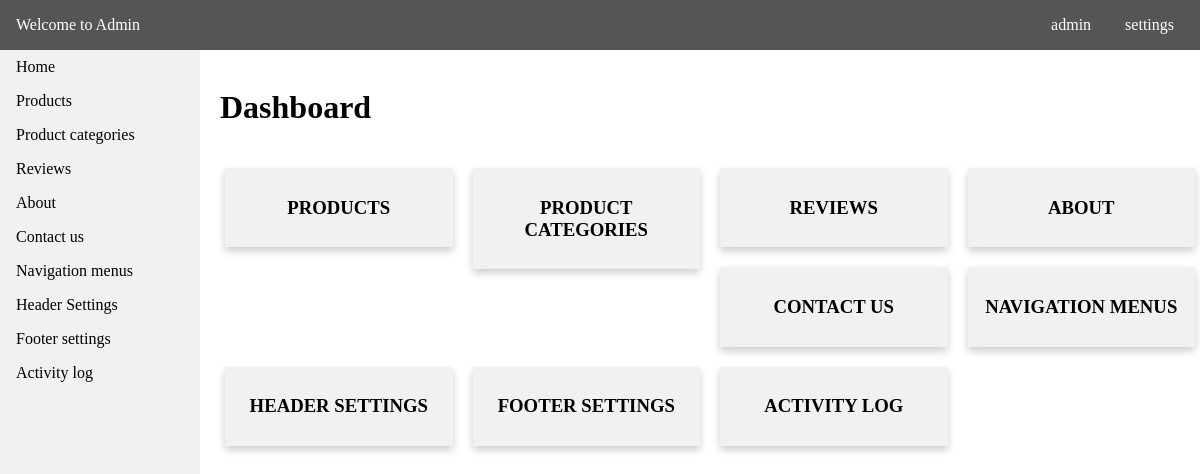
Page /admin/index.php on the earlier database version.
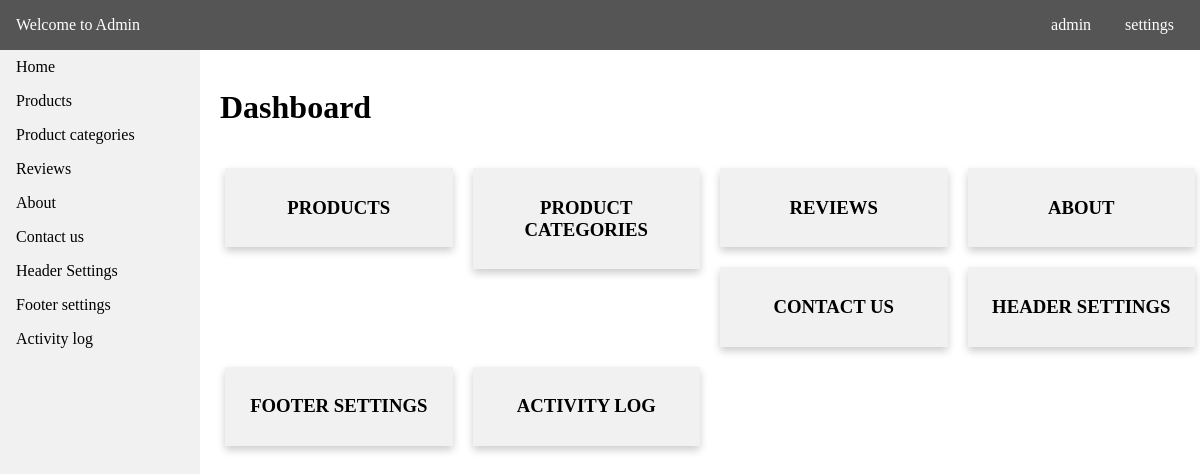
Same page on the later database version.
### tables this page shows
CREATE TABLE `tbl_menus` (
  `id` int(11) NOT NULL,
  `menu_name` varchar(255) NOT NULL,
  `menu_link` varchar(255) NOT NULL,
  `date_created` datetime NOT NULL DEFAULT CURRENT_TIMESTAMP
);

### api/dbh.php (called while the page is built, shortened)
<?php
class dbh {
    public function __construct() {
        $this->servername = HOST;
        $this->username = USER;
        $this->password = PASS;
        $this->dbname = DBNAME;
        $this->conn = mysqli_connect($this->servername,$this->username,$this->password,$this->dbname);
    }
}
?>

### config.php (called while the page is built, shortened)
<?php
include API.'dbh.php';
include API.'viewUser.php';
$viewUser = new ViewUser;
?>

### api/viewUser.php (called while the page is built, shortened)
<?php
class ViewUser extends User {
    public function get_query($query) {
        $res = mysqli_query($this->conn,$query);
        return $res;
    }
}
?>

### admin/index.php (the view, shortened to what this page needs)
<?php
include '../config.php';
?>
<!DOCTYPE html>
<html>
<head>
    <link rel="stylesheet" type="text/css" media="screen" href="admin_css/main.css" />
</head>
<body>
<?php
include 'require/nav.php';
?>
<div class="container">
<br>
<h1>Dashboard</h1>
    <div class="content">
        <div class="row">
        <?php
        $tbl = "SELECT * FROM tbl_menus";
        $res = $viewUser->get_query($tbl);
        while($row = $res->fetch_assoc()) {
            $menu = $row['menu_name'];
            $link = $row['menu_link'];
    ?>
            <div class="column" id="con">
                <a href="<?php echo ADMIN_URL.$link.'.php'; ?>">
                <div class="card">
                <h3><?php echo strtoupper($menu); ?></h3>
                </div>
                </a>
            </div>
    <?php
        }
    ?>
    </div>
    </div>
</div>
</body>
</html>

### admin/require/nav.php
<div class="header">
    <p><a style="color:#fff;text-decoration:none;" href="<?php echo ADMIN_URL;?>">Welcome to Admin</a></p>
    <div class="head-content">
        <p>admin</p>
        <p>settings</p>
    </div>
</div>
<nav class="navi">
    <ul>
        <li><a href="<?php echo ADMIN_URL;?>">Home</a></li>
    <?php
        $tbl = "SELECT * FROM tbl_menus";
        $res = $viewUser->get_query($tbl);
        while($row = $res->fetch_assoc()) {
            $menu = $row['menu_name'];
            $link = $row['menu_link'];
    ?>
        <li><a href="<?php echo ADMIN_URL.$link.'.php'; ?>"><?php echo ucfirst($menu); ?></a></li>
    <?php
        }
    ?>
    </ul>
</nav>

Differences in the rows shown:
removed tbl_menus: menu_name "Navigation menus", menu_name "NAVIGATION MENUS"
